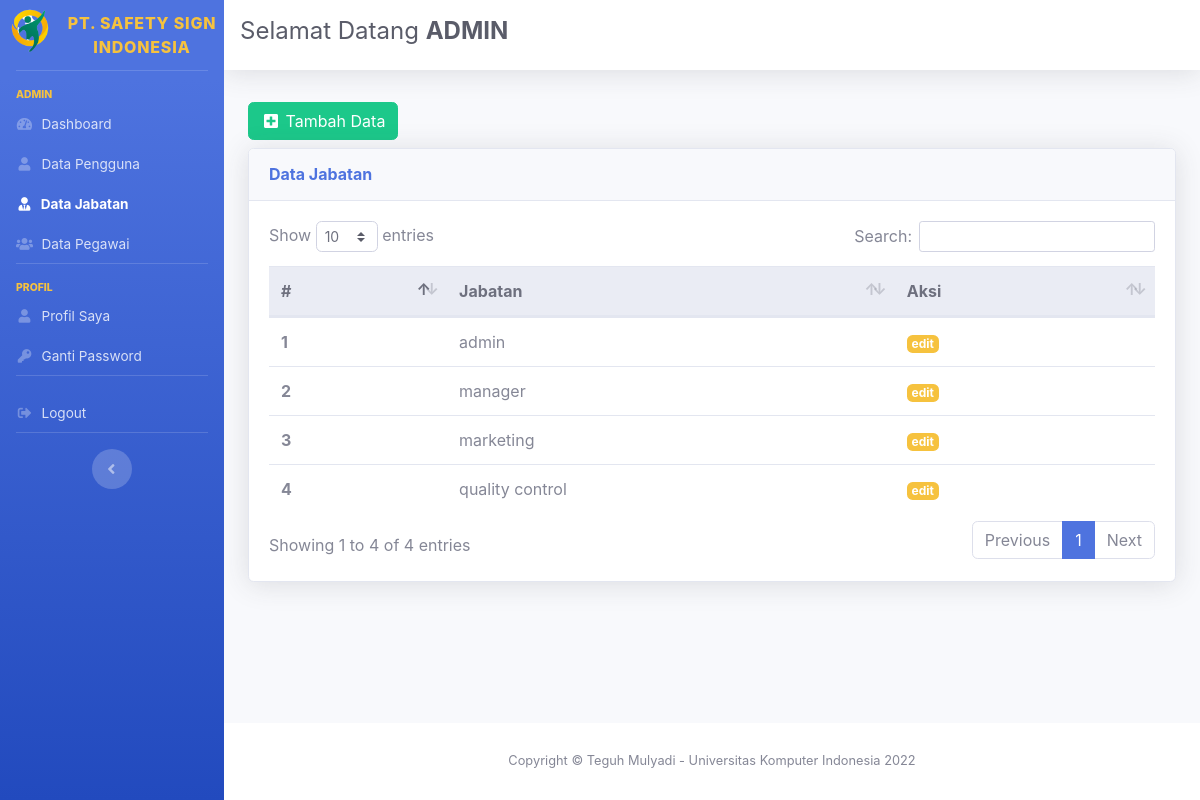
Page /admin/index.php?menu=jabatan&action=tampil (signed in) on the committed database.
### tables this page shows
CREATE TABLE `tbl_jabatan` (
  `id_jabatan` int(11) NOT NULL,
  `nama_jabatan` varchar(50) NOT NULL
);

### admin/tampil_data_role.php (the view)
<?php
include 'config.php';
$sql = "SELECT * FROM tbl_jabatan";
$hasil = mysqli_query($con, $sql);
?>
<a href="?menu=jabatan&action=tambah" class="btn btn-success my-2">
    <i class="fas fa-fw fa-plus-square"></i>
    <span>Tambah Data</span>
</a>
<div class="card shadow mb-4">
    <div class="card-header py-3">
        <h6 class="m-0 font-weight-bold text-primary">Data Jabatan</h6>
    </div>
    <div class="card-body">
        <div class="table-responsive">
            <table class="table table-hover" id="dataTable" width="100%" cellspacing="0">
                <thead class="thead-light">
                    <tr>
                        <th>#</th>
                        <th>Jabatan</th>
                        <th>Aksi</th>
                    </tr>
                </thead>
                <tbody>
                    <?php
                    $i = 1;
                    while ($row = mysqli_fetch_assoc($hasil)) {
                    ?>
                        <tr>
                            <th scope="row"><?= $i++ ?></th>
                            <td><?= $row['nama_jabatan']; ?></td>
                            <td>
                                <a href="?menu=jabatan&action=edit&id=<?= $row['id_jabatan'] ?>" class="badge badge-warning">edit</a>
                            </td>
                        </tr>
                    <?php }
                    ?>
                </tbody>
            </table>
        </div>
    </div>
</div>

### rows in the picture
tbl_jabatan: nama_jabatan "admin"
tbl_jabatan: nama_jabatan "manager"
tbl_jabatan: nama_jabatan "marketing"
tbl_jabatan: nama_jabatan "quality control"

### other values in the picture
$_SESSION['admin'] "ADMIN"
